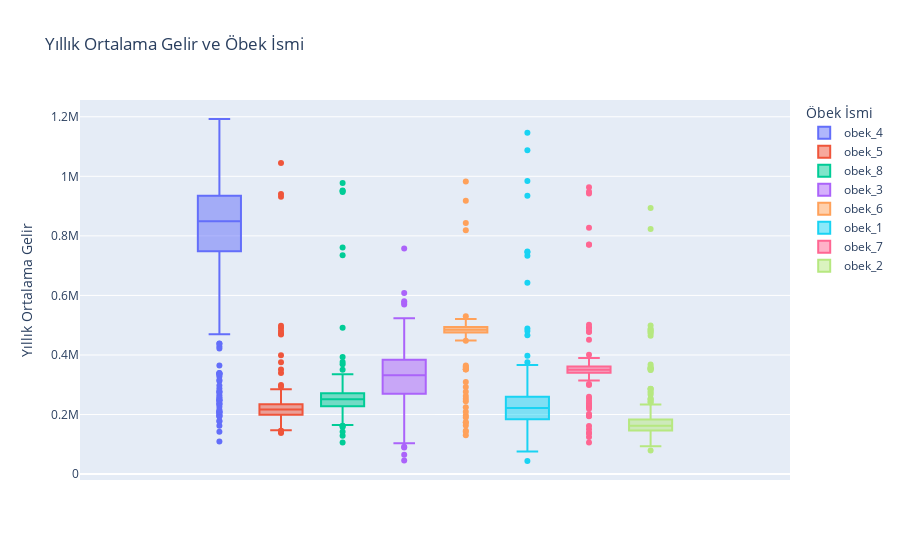
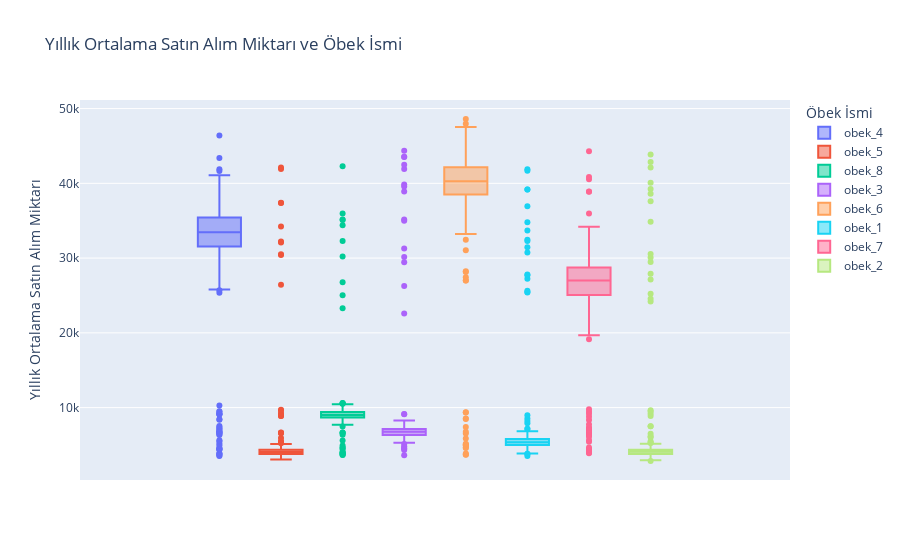
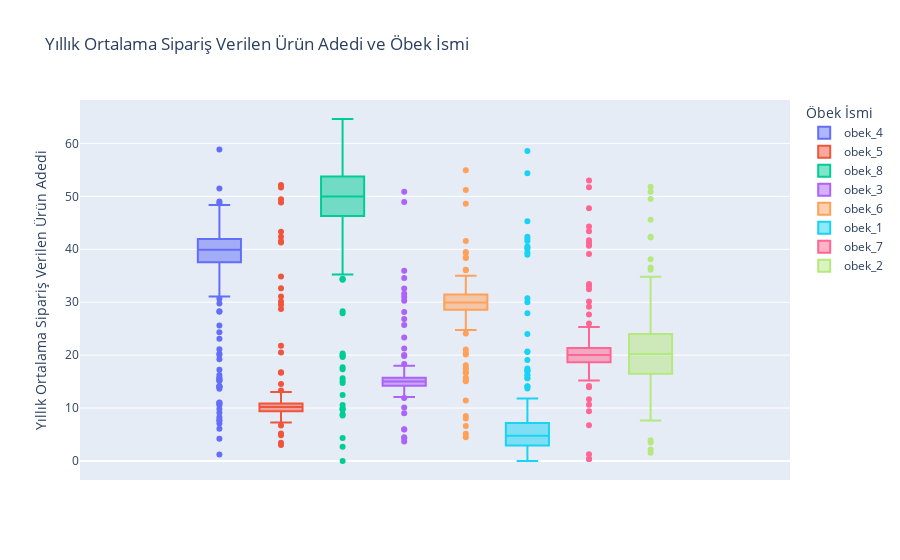
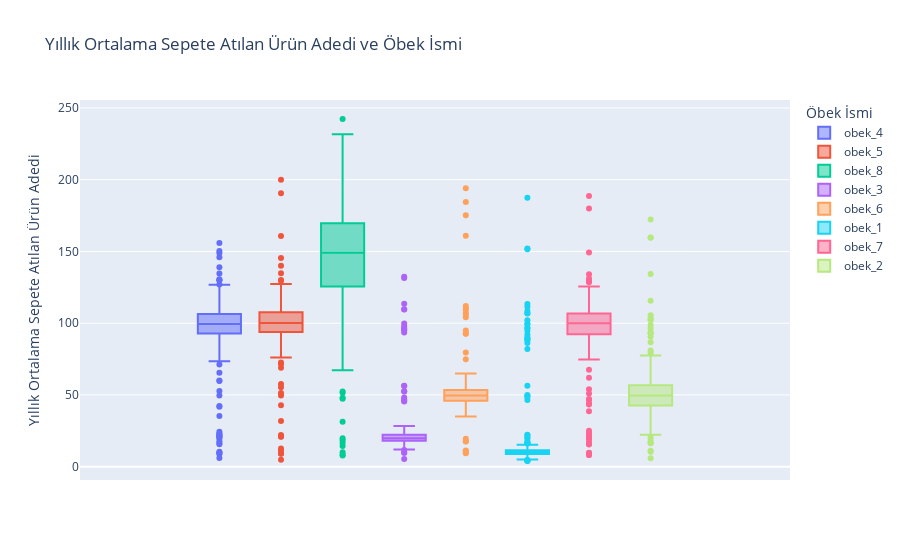

The notebook cell saved with these charts, in order:
### Code cell
num_cols = ["Yıllık Ortalama Gelir","Yıllık Ortalama Satın Alım Miktarı","Yıllık Ortalama Sipariş Verilen Ürün Adedi","Yıllık Ortalama Sepete Atılan Ürün Adedi"]

sayisal_sutunlar = df[num_cols].columns

for sutun in sayisal_sutunlar:
    grafik = px.box(df, y=sutun, color="Öbek İsmi", title="{} ve Öbek İsmi".format(sutun))
    grafik.show()

### Figure 1 — Plotly figure (JSON) as saved in the notebook; plotly's stock layout.template omitted (floating-point values rounded to 4 significant figures; data arrays with more than 128 entries replaced by an {"elided": "..."} marker saying what was removed)
{"data": [{"alignmentgroup": "True", "hovertemplate": "Öbek İsmi=obek_4<br>Yıllık Ortalama Gelir=%{y}<extra></extra>", "legendgroup": "obek_4", "marker": {"color": "#636efa"}, "name": "obek_4", "notched": false, "offsetgroup": "obek_4", "orientation": "v", "showlegend": true, "type": "box", "x0": " ", "xaxis": "x", "y": {"elided": "720 float values"}, "y0": " ", "yaxis": "y"}, {"alignmentgroup": "True", "hovertemplate": "Öbek İsmi=obek_5<br>Yıllık Ortalama Gelir=%{y}<extra></extra>", "legendgroup": "obek_5", "marker": {"color": "#EF553B"}, "name": "obek_5", "notched": false, "offsetgroup": "obek_5", "orientation": "v", "showlegend": true, "type": "box", "x0": " ", "xaxis": "x", "y": {"elided": "706 float values"}, "y0": " ", "yaxis": "y"}, {"alignmentgroup": "True", "hovertemplate": "Öbek İsmi=obek_8<br>Yıllık Ortalama Gelir=%{y}<extra></extra>", "legendgroup": "obek_8", "marker": {"color": "#00cc96"}, "name": "obek_8", "notched": false, "offsetgroup": "obek_8", "orientation": "v", "showlegend": true, "type": "box", "x0": " ", "xaxis": "x", "y": {"elided": "717 float values"}, "y0": " ", "yaxis": "y"}, {"alignmentgroup": "True", "hovertemplate": "Öbek İsmi=obek_3<br>Yıllık Ortalama Gelir=%{y}<extra></extra>", "legendgroup": "obek_3", "marker": {"color": "#ab63fa"}, "name": "obek_3", "notched": false, "offsetgroup": "obek_3", "orientation": "v", "showlegend": true, "type": "box", "x0": " ", "xaxis": "x", "y": {"elided": "695 float values"}, "y0": " ", "yaxis": "y"}, {"alignmentgroup": "True", "hovertemplate": "Öbek İsmi=obek_6<br>Yıllık Ortalama Gelir=%{y}<extra></extra>", "legendgroup": "obek_6", "marker": {"color": "#FFA15A"}, "name": "obek_6", "notched": false, "offsetgroup": "obek_6", "orientation": "v", "showlegend": true, "type": "box", "x0": " ", "xaxis": "x", "y": {"elided": "688 float values"}, "y0": " ", "yaxis": "y"}, {"alignmentgroup": "True", "hovertemplate": "Öbek İsmi=obek_1<br>Yıllık Ortalama Gelir=%{y}<extra></extra>", "legendgroup": "obek_1", "marker": {"color": "#19d3f3"}, "name": "obek_1", "notched": false, "offsetgroup": "obek_1", "orientation": "v", "showlegend": true, "type": "box", "x0": " ", "xaxis": "x", "y": {"elided": "692 float values"}, "y0": " ", "yaxis": "y"}, {"alignmentgroup": "True", "hovertemplate": "Öbek İsmi=obek_7<br>Yıllık Ortalama Gelir=%{y}<extra></extra>", "legendgroup": "obek_7", "marker": {"color": "#FF6692"}, "name": "obek_7", "notched": false, "offsetgroup": "obek_7", "orientation": "v", "showlegend": true, "type": "box", "x0": " ", "xaxis": "x", "y": {"elided": "695 float values"}, "y0": " ", "yaxis": "y"}, {"alignmentgroup": "True", "hovertemplate": "Öbek İsmi=obek_2<br>Yıllık Ortalama Gelir=%{y}<extra></extra>", "legendgroup": "obek_2", "marker": {"color": "#B6E880"}, "name": "obek_2", "notched": false, "offsetgroup": "obek_2", "orientation": "v", "showlegend": true, "type": "box", "x0": " ", "xaxis": "x", "y": {"elided": "547 float values"}, "y0": " ", "yaxis": "y"}], "layout": {"boxmode": "group", "legend": {"title": {"text": "Öbek İsmi"}, "tracegroupgap": 0}, "title": {"text": "Yıllık Ortalama Gelir ve Öbek İsmi"}, "xaxis": {"anchor": "y", "domain": [0, 1]}, "yaxis": {"anchor": "x", "domain": [0, 1], "title": {"text": "Yıllık Ortalama Gelir"}}}}

### Figure 2 — Plotly figure (JSON) as saved in the notebook; plotly's stock layout.template omitted (floating-point values rounded to 4 significant figures; data arrays with more than 128 entries replaced by an {"elided": "..."} marker saying what was removed)
{"data": [{"alignmentgroup": "True", "hovertemplate": "Öbek İsmi=obek_4<br>Yıllık Ortalama Satın Alım Miktarı=%{y}<extra></extra>", "legendgroup": "obek_4", "marker": {"color": "#636efa"}, "name": "obek_4", "notched": false, "offsetgroup": "obek_4", "orientation": "v", "showlegend": true, "type": "box", "x0": " ", "xaxis": "x", "y": {"elided": "720 float values"}, "y0": " ", "yaxis": "y"}, {"alignmentgroup": "True", "hovertemplate": "Öbek İsmi=obek_5<br>Yıllık Ortalama Satın Alım Miktarı=%{y}<extra></extra>", "legendgroup": "obek_5", "marker": {"color": "#EF553B"}, "name": "obek_5", "notched": false, "offsetgroup": "obek_5", "orientation": "v", "showlegend": true, "type": "box", "x0": " ", "xaxis": "x", "y": {"elided": "706 float values"}, "y0": " ", "yaxis": "y"}, {"alignmentgroup": "True", "hovertemplate": "Öbek İsmi=obek_8<br>Yıllık Ortalama Satın Alım Miktarı=%{y}<extra></extra>", "legendgroup": "obek_8", "marker": {"color": "#00cc96"}, "name": "obek_8", "notched": false, "offsetgroup": "obek_8", "orientation": "v", "showlegend": true, "type": "box", "x0": " ", "xaxis": "x", "y": {"elided": "717 float values"}, "y0": " ", "yaxis": "y"}, {"alignmentgroup": "True", "hovertemplate": "Öbek İsmi=obek_3<br>Yıllık Ortalama Satın Alım Miktarı=%{y}<extra></extra>", "legendgroup": "obek_3", "marker": {"color": "#ab63fa"}, "name": "obek_3", "notched": false, "offsetgroup": "obek_3", "orientation": "v", "showlegend": true, "type": "box", "x0": " ", "xaxis": "x", "y": {"elided": "695 float values"}, "y0": " ", "yaxis": "y"}, {"alignmentgroup": "True", "hovertemplate": "Öbek İsmi=obek_6<br>Yıllık Ortalama Satın Alım Miktarı=%{y}<extra></extra>", "legendgroup": "obek_6", "marker": {"color": "#FFA15A"}, "name": "obek_6", "notched": false, "offsetgroup": "obek_6", "orientation": "v", "showlegend": true, "type": "box", "x0": " ", "xaxis": "x", "y": {"elided": "688 float values"}, "y0": " ", "yaxis": "y"}, {"alignmentgroup": "True", "hovertemplate": "Öbek İsmi=obek_1<br>Yıllık Ortalama Satın Alım Miktarı=%{y}<extra></extra>", "legendgroup": "obek_1", "marker": {"color": "#19d3f3"}, "name": "obek_1", "notched": false, "offsetgroup": "obek_1", "orientation": "v", "showlegend": true, "type": "box", "x0": " ", "xaxis": "x", "y": {"elided": "692 float values"}, "y0": " ", "yaxis": "y"}, {"alignmentgroup": "True", "hovertemplate": "Öbek İsmi=obek_7<br>Yıllık Ortalama Satın Alım Miktarı=%{y}<extra></extra>", "legendgroup": "obek_7", "marker": {"color": "#FF6692"}, "name": "obek_7", "notched": false, "offsetgroup": "obek_7", "orientation": "v", "showlegend": true, "type": "box", "x0": " ", "xaxis": "x", "y": {"elided": "695 float values"}, "y0": " ", "yaxis": "y"}, {"alignmentgroup": "True", "hovertemplate": "Öbek İsmi=obek_2<br>Yıllık Ortalama Satın Alım Miktarı=%{y}<extra></extra>", "legendgroup": "obek_2", "marker": {"color": "#B6E880"}, "name": "obek_2", "notched": false, "offsetgroup": "obek_2", "orientation": "v", "showlegend": true, "type": "box", "x0": " ", "xaxis": "x", "y": {"elided": "547 float values"}, "y0": " ", "yaxis": "y"}], "layout": {"boxmode": "group", "legend": {"title": {"text": "Öbek İsmi"}, "tracegroupgap": 0}, "title": {"text": "Yıllık Ortalama Satın Alım Miktarı ve Öbek İsmi"}, "xaxis": {"anchor": "y", "domain": [0, 1]}, "yaxis": {"anchor": "x", "domain": [0, 1], "title": {"text": "Yıllık Ortalama Satın Alım Miktarı"}}}}

### Figure 3 — Plotly figure (JSON) as saved in the notebook; plotly's stock layout.template omitted (floating-point values rounded to 4 significant figures; data arrays with more than 128 entries replaced by an {"elided": "..."} marker saying what was removed)
{"data": [{"alignmentgroup": "True", "hovertemplate": "Öbek İsmi=obek_4<br>Yıllık Ortalama Sipariş Verilen Ürün Adedi=%{y}<extra></extra>", "legendgroup": "obek_4", "marker": {"color": "#636efa"}, "name": "obek_4", "notched": false, "offsetgroup": "obek_4", "orientation": "v", "showlegend": true, "type": "box", "x0": " ", "xaxis": "x", "y": {"elided": "720 float values"}, "y0": " ", "yaxis": "y"}, {"alignmentgroup": "True", "hovertemplate": "Öbek İsmi=obek_5<br>Yıllık Ortalama Sipariş Verilen Ürün Adedi=%{y}<extra></extra>", "legendgroup": "obek_5", "marker": {"color": "#EF553B"}, "name": "obek_5", "notched": false, "offsetgroup": "obek_5", "orientation": "v", "showlegend": true, "type": "box", "x0": " ", "xaxis": "x", "y": {"elided": "706 float values"}, "y0": " ", "yaxis": "y"}, {"alignmentgroup": "True", "hovertemplate": "Öbek İsmi=obek_8<br>Yıllık Ortalama Sipariş Verilen Ürün Adedi=%{y}<extra></extra>", "legendgroup": "obek_8", "marker": {"color": "#00cc96"}, "name": "obek_8", "notched": false, "offsetgroup": "obek_8", "orientation": "v", "showlegend": true, "type": "box", "x0": " ", "xaxis": "x", "y": {"elided": "717 float values"}, "y0": " ", "yaxis": "y"}, {"alignmentgroup": "True", "hovertemplate": "Öbek İsmi=obek_3<br>Yıllık Ortalama Sipariş Verilen Ürün Adedi=%{y}<extra></extra>", "legendgroup": "obek_3", "marker": {"color": "#ab63fa"}, "name": "obek_3", "notched": false, "offsetgroup": "obek_3", "orientation": "v", "showlegend": true, "type": "box", "x0": " ", "xaxis": "x", "y": {"elided": "695 float values"}, "y0": " ", "yaxis": "y"}, {"alignmentgroup": "True", "hovertemplate": "Öbek İsmi=obek_6<br>Yıllık Ortalama Sipariş Verilen Ürün Adedi=%{y}<extra></extra>", "legendgroup": "obek_6", "marker": {"color": "#FFA15A"}, "name": "obek_6", "notched": false, "offsetgroup": "obek_6", "orientation": "v", "showlegend": true, "type": "box", "x0": " ", "xaxis": "x", "y": {"elided": "688 float values"}, "y0": " ", "yaxis": "y"}, {"alignmentgroup": "True", "hovertemplate": "Öbek İsmi=obek_1<br>Yıllık Ortalama Sipariş Verilen Ürün Adedi=%{y}<extra></extra>", "legendgroup": "obek_1", "marker": {"color": "#19d3f3"}, "name": "obek_1", "notched": false, "offsetgroup": "obek_1", "orientation": "v", "showlegend": true, "type": "box", "x0": " ", "xaxis": "x", "y": {"elided": "692 float values"}, "y0": " ", "yaxis": "y"}, {"alignmentgroup": "True", "hovertemplate": "Öbek İsmi=obek_7<br>Yıllık Ortalama Sipariş Verilen Ürün Adedi=%{y}<extra></extra>", "legendgroup": "obek_7", "marker": {"color": "#FF6692"}, "name": "obek_7", "notched": false, "offsetgroup": "obek_7", "orientation": "v", "showlegend": true, "type": "box", "x0": " ", "xaxis": "x", "y": {"elided": "695 float values"}, "y0": " ", "yaxis": "y"}, {"alignmentgroup": "True", "hovertemplate": "Öbek İsmi=obek_2<br>Yıllık Ortalama Sipariş Verilen Ürün Adedi=%{y}<extra></extra>", "legendgroup": "obek_2", "marker": {"color": "#B6E880"}, "name": "obek_2", "notched": false, "offsetgroup": "obek_2", "orientation": "v", "showlegend": true, "type": "box", "x0": " ", "xaxis": "x", "y": {"elided": "547 float values"}, "y0": " ", "yaxis": "y"}], "layout": {"boxmode": "group", "legend": {"title": {"text": "Öbek İsmi"}, "tracegroupgap": 0}, "title": {"text": "Yıllık Ortalama Sipariş Verilen Ürün Adedi ve Öbek İsmi"}, "xaxis": {"anchor": "y", "domain": [0, 1]}, "yaxis": {"anchor": "x", "domain": [0, 1], "title": {"text": "Yıllık Ortalama Sipariş Verilen Ürün Adedi"}}}}

### Figure 4 — Plotly figure (JSON) as saved in the notebook; plotly's stock layout.template omitted (floating-point values rounded to 4 significant figures; data arrays with more than 128 entries replaced by an {"elided": "..."} marker saying what was removed)
{"data": [{"alignmentgroup": "True", "hovertemplate": "Öbek İsmi=obek_4<br>Yıllık Ortalama Sepete Atılan Ürün Adedi=%{y}<extra></extra>", "legendgroup": "obek_4", "marker": {"color": "#636efa"}, "name": "obek_4", "notched": false, "offsetgroup": "obek_4", "orientation": "v", "showlegend": true, "type": "box", "x0": " ", "xaxis": "x", "y": {"elided": "720 float values"}, "y0": " ", "yaxis": "y"}, {"alignmentgroup": "True", "hovertemplate": "Öbek İsmi=obek_5<br>Yıllık Ortalama Sepete Atılan Ürün Adedi=%{y}<extra></extra>", "legendgroup": "obek_5", "marker": {"color": "#EF553B"}, "name": "obek_5", "notched": false, "offsetgroup": "obek_5", "orientation": "v", "showlegend": true, "type": "box", "x0": " ", "xaxis": "x", "y": {"elided": "706 float values"}, "y0": " ", "yaxis": "y"}, {"alignmentgroup": "True", "hovertemplate": "Öbek İsmi=obek_8<br>Yıllık Ortalama Sepete Atılan Ürün Adedi=%{y}<extra></extra>", "legendgroup": "obek_8", "marker": {"color": "#00cc96"}, "name": "obek_8", "notched": false, "offsetgroup": "obek_8", "orientation": "v", "showlegend": true, "type": "box", "x0": " ", "xaxis": "x", "y": {"elided": "717 float values"}, "y0": " ", "yaxis": "y"}, {"alignmentgroup": "True", "hovertemplate": "Öbek İsmi=obek_3<br>Yıllık Ortalama Sepete Atılan Ürün Adedi=%{y}<extra></extra>", "legendgroup": "obek_3", "marker": {"color": "#ab63fa"}, "name": "obek_3", "notched": false, "offsetgroup": "obek_3", "orientation": "v", "showlegend": true, "type": "box", "x0": " ", "xaxis": "x", "y": {"elided": "695 float values"}, "y0": " ", "yaxis": "y"}, {"alignmentgroup": "True", "hovertemplate": "Öbek İsmi=obek_6<br>Yıllık Ortalama Sepete Atılan Ürün Adedi=%{y}<extra></extra>", "legendgroup": "obek_6", "marker": {"color": "#FFA15A"}, "name": "obek_6", "notched": false, "offsetgroup": "obek_6", "orientation": "v", "showlegend": true, "type": "box", "x0": " ", "xaxis": "x", "y": {"elided": "688 float values"}, "y0": " ", "yaxis": "y"}, {"alignmentgroup": "True", "hovertemplate": "Öbek İsmi=obek_1<br>Yıllık Ortalama Sepete Atılan Ürün Adedi=%{y}<extra></extra>", "legendgroup": "obek_1", "marker": {"color": "#19d3f3"}, "name": "obek_1", "notched": false, "offsetgroup": "obek_1", "orientation": "v", "showlegend": true, "type": "box", "x0": " ", "xaxis": "x", "y": {"elided": "692 float values"}, "y0": " ", "yaxis": "y"}, {"alignmentgroup": "True", "hovertemplate": "Öbek İsmi=obek_7<br>Yıllık Ortalama Sepete Atılan Ürün Adedi=%{y}<extra></extra>", "legendgroup": "obek_7", "marker": {"color": "#FF6692"}, "name": "obek_7", "notched": false, "offsetgroup": "obek_7", "orientation": "v", "showlegend": true, "type": "box", "x0": " ", "xaxis": "x", "y": {"elided": "695 float values"}, "y0": " ", "yaxis": "y"}, {"alignmentgroup": "True", "hovertemplate": "Öbek İsmi=obek_2<br>Yıllık Ortalama Sepete Atılan Ürün Adedi=%{y}<extra></extra>", "legendgroup": "obek_2", "marker": {"color": "#B6E880"}, "name": "obek_2", "notched": false, "offsetgroup": "obek_2", "orientation": "v", "showlegend": true, "type": "box", "x0": " ", "xaxis": "x", "y": {"elided": "547 float values"}, "y0": " ", "yaxis": "y"}], "layout": {"boxmode": "group", "legend": {"title": {"text": "Öbek İsmi"}, "tracegroupgap": 0}, "title": {"text": "Yıllık Ortalama Sepete Atılan Ürün Adedi ve Öbek İsmi"}, "xaxis": {"anchor": "y", "domain": [0, 1]}, "yaxis": {"anchor": "x", "domain": [0, 1], "title": {"text": "Yıllık Ortalama Sepete Atılan Ürün Adedi"}}}}
